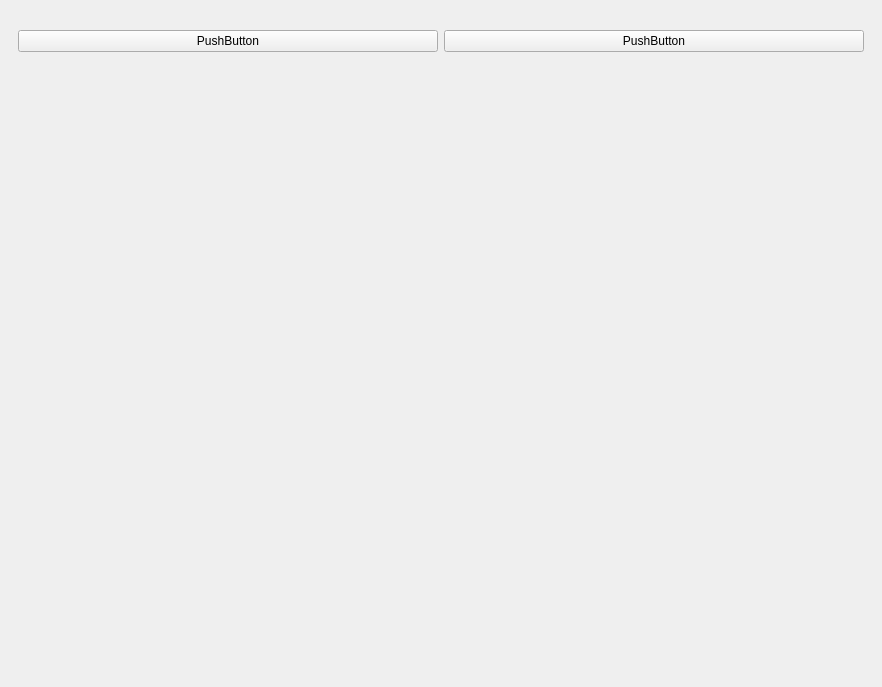
<?xml version="1.0" encoding="UTF-8"?>
<ui version="4.0">
 <class>MainWindow</class>
 <widget class="QMainWindow" name="MainWindow">
  <property name="geometry">
   <rect>
    <x>0</x>
    <y>0</y>
    <width>882</width>
    <height>687</height>
   </rect>
  </property>
  <property name="windowTitle">
   <string>MainWindow</string>
  </property>
  <widget class="QWidget" name="centralwidget">
   <layout class="QVBoxLayout" name="verticalLayout">
    <item>
     <widget class="QWidget" name="top_menu_bar" native="true">
      <property name="minimumSize">
       <size>
        <width>0</width>
        <height>64</height>
       </size>
      </property>
      <property name="maximumSize">
       <size>
        <width>16777215</width>
        <height>64</height>
       </size>
      </property>
      <layout class="QHBoxLayout" name="horizontalLayout">
       <item>
        <widget class="QPushButton" name="btn_import_view">
         <property name="text">
          <string>PushButton</string>
         </property>
        </widget>
       </item>
       <item>
        <widget class="QPushButton" name="btn_export_view">
         <property name="text">
          <string>PushButton</string>
         </property>
        </widget>
       </item>
      </layout>
     </widget>
    </item>
    <item>
     <widget class="QWidget" name="widget_2" native="true">
      <layout class="QHBoxLayout" name="horizontalLayout_2">
       <item>
        <widget class="QWidget" name="left_menu_bar" native="true">
         <property name="minimumSize">
          <size>
           <width>240</width>
           <height>0</height>
          </size>
         </property>
         <property name="maximumSize">
          <size>
           <width>240</width>
           <height>16777215</height>
          </size>
         </property>
         <widget class="QLabel" name="label">
          <property name="geometry">
           <rect>
            <x>-70</x>
            <y>210</y>
            <width>749</width>
            <height>277</height>
           </rect>
          </property>
          <property name="text">
           <string>EXAMPLE</string>
          </property>
         </widget>
        </widget>
       </item>
       <item>
        <widget class="QWidget" name="display_widget" native="true">
         <property name="minimumSize">
          <size>
           <width>600</width>
           <height>540</height>
          </size>
         </property>
        </widget>
       </item>
      </layout>
     </widget>
    </item>
   </layout>
  </widget>
 </widget>
 <resources/>
 <connections/>
</ui>
